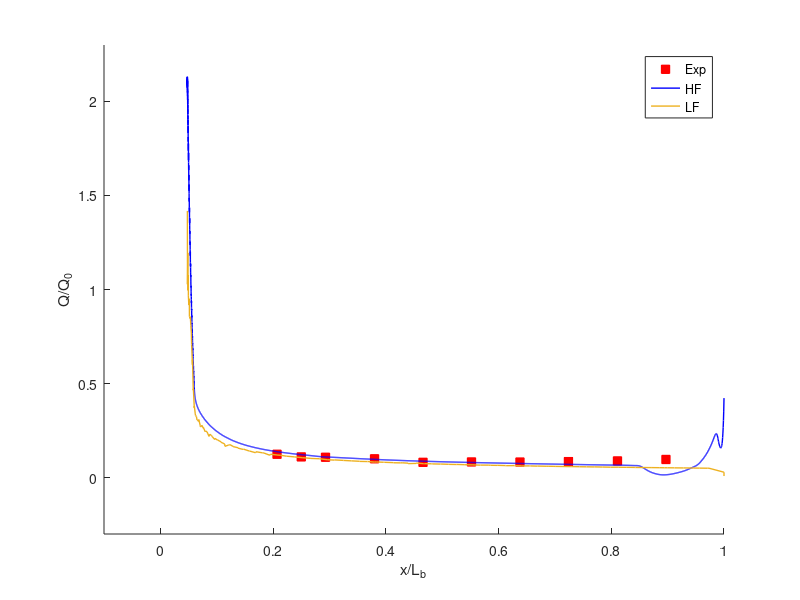

This chart was generated by the following MATLAB code: (Note: this script raises an error after producing the figure.)
clc;
% clear;
close all hidden;

% load('slender_exp.mat');
% load('slender_SU2.mat')
% load('slender_HATS.mat')
% 
% Cl_slender_SU2=[0,0.082,0.165,0.315,0.575];
% fig_hdl=figure(1);
% line(AOA_slender_exp,Cl_slender_exp,'Marker','s','Color','r','LineStyle','none','MarkerFaceColor','r');
% line(AOA_slender_SU2,Cl_slender_SU2,'Marker','o','Color','b','LineWidth',1,'LineStyle','-');
% line(AOA_list,Cl_list,'Marker','^','Color',[0.9290 0.6940 0.1250],'LineWidth',1,'LineStyle','--');
% set(gca,'YLim',[-0.1,0.7]);
% xlabel('\alpha/°');
% ylabel('C_L');
% legend('Exp','HF','LF','Location','northwest')
% fig_hdl.set('Position',[488,342,280,210])
% grid on;
% 
% LDratio_slender_exp=[0,0.33,0.68,1.00,1.45];
% LDratio_slender_SU2=[0,0.35,0.72,1.05,1.47];
% 
% fig_hdl=figure(2);
% line(AOA_slender_exp,LDratio_slender_exp,'Marker','s','Color','r','LineStyle','none','MarkerFaceColor','r');
% line(AOA_slender_SU2,LDratio_slender_SU2,'Marker','o','Color','b','LineWidth',1,'LineStyle','-');
% line(AOA_list,LDratio_list,'Marker','^','Color',[0.9290 0.6940 0.1250],'LineWidth',1,'LineStyle','--');
% set(gca,'YLim',[-0.2,1.8]);
% xlabel('\alpha/°');
% ylabel('L/D');
% legend('Exp','HF','LF','Location','northwest')
% fig_hdl.set('Position',[488,342,280,210])
% grid on;

load('blunt_cone_exp.mat');
load('blunt_cone_SU2.mat')
load('blunt_cone_HATS.mat')


fig_hdl=figure();
line(X_blunt_cone_exp,Q_blunt_cone_exp,'Marker','s','Color','r','LineStyle','none','MarkerFaceColor','r');
line(X_blunt_cone_SU2/568.7e-3,Q_blunt_cone_SU2/Q_0,'Color','b','LineWidth',1);
line(X_blunt_cone_HATS/568.7e-3,Q_blunt_cone_HATS/Q_0,'Color',[0.9290 0.6940 0.1250],'LineWidth',1);
set(gca,'Xlim',[-0.1,1]);
set(gca,'Ylim',[-0.3,2.3]);
xlabel('x/L_b');
ylabel('Q/Q_0');
legend('Exp','HF','LF','Location','northeast')
fig_hdl.set('Position',[488,342,420,315])

